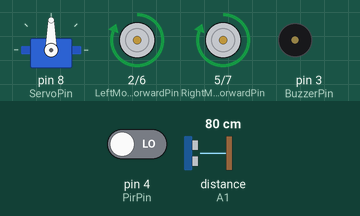
The sketch below on a simulated Arduino Uno, built with avr-gcc and run on an emulated ATmega328P. On the bench: servo, motor-driver pin pairs drawn as motors (green arrow = first pin HIGH = forward, orange = second pin HIGH = backward, longer = more drive), buzzer (waves = sounding). Wiring (inferred from the names in the program): ultrasonic range finder: trigger A0; echo A1. The test bench sets the inputs (shaded band); at power-on: distance to the obstacle (sensor on A1) 80 cm, pin 4 (PirPin) LOW. The echo pulse lasts 58.3 µs per cm; what the sketch prints to the serial monitor is not drawn.

Above: at 2.5 s.
2.6 s: distance to the obstacle (sensor on A1) set to 17 cm
4.1 s: distance to the obstacle (sensor on A1) set to 14 cm
At 5.29 s:
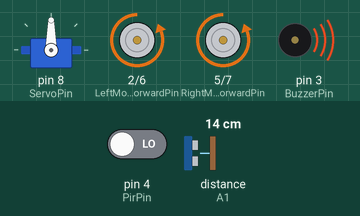
7.1 s: distance to the obstacle (sensor on A1) set to 18 cm
At 7.23 s:
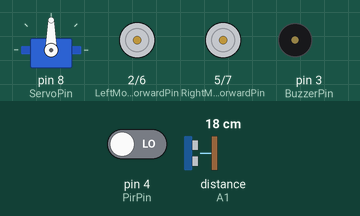
10.1 s: distance to the obstacle (sensor on A1) set to 2 cm
At 10.22 s:
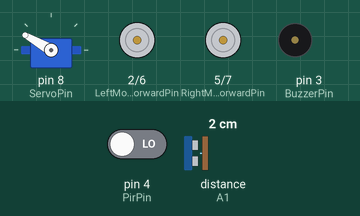
13.1 s: distance to the obstacle (sensor on A1) set to 35 cm
At 13.48 s:
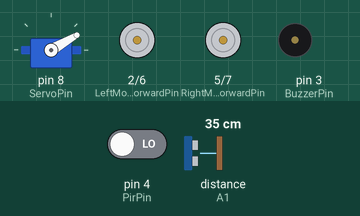
Timing chart, 0 to 16.1 s (numbered marks = the images above; inputs shaded):
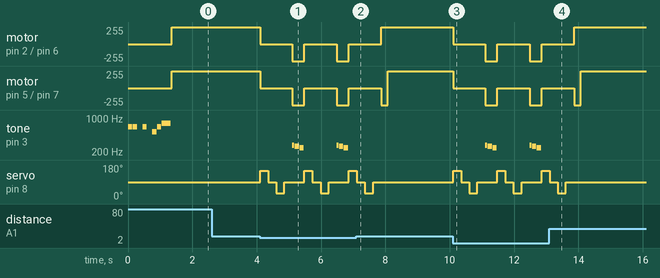

The sketch:

ArduCar.ino
```cpp
#include <Servo.h>
#include "src/Motor.h"
#include "src/Car.h"
#include "src/Driver.h"

// Car
#define LeftMotorForwardPin 2
#define LeftMotorBackwardPin 6
#define RightMotorForwardPin 5
#define RightMotorBackwardPin 7
#define TurnTime 200
#define MoveBackwardTime 200

//Driver
#define BuzzerPin 3
#define PirPin 4
#define ServoPin 8
#define EchoPin A1
#define TrigPin A0
#define ServoCenterAngle 90
#define ServoLookAngle 60

Servo servo;
Motor leftMotor(LeftMotorForwardPin, LeftMotorBackwardPin);
Motor rightMotor(RightMotorForwardPin, RightMotorBackwardPin);
Car car(leftMotor, rightMotor, TurnTime, MoveBackwardTime);
Driver driver(ServoPin, EchoPin, TrigPin, BuzzerPin, PirPin, ServoCenterAngle, ServoLookAngle);

void setup()
{
  Serial.begin(9600);
  car.init();
  driver.init();
}

void loop()
{

  if (driver.move())
  {
    car.moveForward();
  }
  else {
    driver.turnCar(car);
  }

}
```

Car.cpp
```cpp
#include "Car.h"

Car::Car(Motor &leftMotor, Motor &rightMotor, byte turnTime, byte moveBackwardTime)
{
  this->leftMotor = leftMotor;
  this->rightMotor = rightMotor;
  this->turnTime = turnTime;
  this->moveBackwardTime = moveBackwardTime;
}

void Car::init()
{
  leftMotor.init();
  rightMotor.init();
}

void Car::moveForward()
{
  leftMotor.forward();
  rightMotor.forward();
}

void Car::moveBackrward()
{
  leftMotor.backward();
  rightMotor.backward();
 }

void Car::turnLeft()
{
  rightMotor.forward();
  leftMotor.backward();
  delay(turnTime);
  stop();
}

void Car::turnRight()
{
  leftMotor.forward();
  rightMotor.backward();
  delay(turnTime);
  stop();
}

void Car::stop()
{
  leftMotor.stop();
  rightMotor.stop();
}
```

Car.h
```cpp
#ifndef CAR_H
#define CAR_H

#include <Arduino.h>
#include "Motor.h"

class Car
{
  private:
    Motor leftMotor;
    Motor rightMotor;
    byte turnTime;
    byte moveBackwardTime;

  public:
    Car()
    {
      // do not use
    }

    Car(Motor &leftMotor, Motor &rightMotor, byte turnTime, byte moveBackwardTime);

    void init();

    void moveForward();

    void moveBackrward();

    void turnLeft();

    void turnRight();

    void stop();
};

#endif
```

Motor.cpp
```cpp
#include "Motor.h"

Motor::Motor(byte pinForward, byte pinBackward)
{
  this->pinForward = pinForward;
  this->pinBackward = pinBackward;
}

void Motor::init()
{
  pinMode(pinForward, OUTPUT);
  pinMode(pinBackward, OUTPUT);
}

void Motor::forward()
{
  digitalWrite(pinBackward, LOW);
  digitalWrite(pinForward, HIGH);
}

void Motor::backward()
{
  digitalWrite(pinForward, LOW);
  digitalWrite(pinBackward, HIGH);
}

void Motor::stop()
{
  digitalWrite(pinBackward, LOW);
  digitalWrite(pinForward, LOW);
}
```

Motor.h
```cpp
#ifndef MOTOR_H
#define MOTOR_H

#include <Arduino.h>

class Motor
{
  private:
    byte pinForward;
    byte pinBackward;

  public:
    Motor()
    {
      // do not use
    }

    Motor(byte pinForward, byte pinBackward);

    void init();

    void forward();

    void backward();

    void stop();
};

#endif
```

Driver.cpp
```cpp
#include "Driver.h"

Driver::Driver(byte servoPin, byte echoPin, byte triggerPin, byte buzzerPin, byte pirPin, byte centerAngle, byte turnAngle)
{
  this->servoPin = servoPin;
  this->echoPin = echoPin;
  this->triggerPin = triggerPin;
  this->buzzerPin = buzzerPin;
  this->pirPin = pirPin;
  this->centerAngle = centerAngle;
  this->turnAngle = turnAngle;
}

void Driver::init()
{
  servo.attach(servoPin);
  servo.write(centerAngle);
  pinMode(triggerPin, OUTPUT);
  pinMode(echoPin, INPUT);
  pinMode(buzzerPin, OUTPUT);
  pinMode(pirPin, INPUT);
  say(phraseHello, sizeof(phraseHello)/sizeof(phraseHello[0]), 1200);
}

byte Driver::checkDistance()
{
  digitalWrite(triggerPin, LOW);
  delayMicroseconds(2);
  digitalWrite(triggerPin, HIGH);
  delayMicroseconds(10);
  digitalWrite(triggerPin, LOW);
  int cm = (int)(pulseIn(echoPin, HIGH) / 58);
  if (cm > 255)
  {
    cm = 255;
  }
  return (byte)(cm);
}

byte Driver::checkDistance(int angle)
{
  turnHead(centerAngle + angle);
  byte cm = checkDistance();
  turnHead(centerAngle);
  return (byte)(cm);
}

bool Driver::move()
{
  bool retVal = true;
  byte dst = checkDistance();
  if (checkDistance() < MinDistance)
  {
    retVal =  false;
  }
  return retVal;
}

void Driver::turnHead(byte desiredAngle)
{
  servo.write(desiredAngle);
  delay(250);
}

void Driver::say(int *phrase, byte phraseSize, int tempo)
{
  int duration = 0;
  Serial.print(phraseSize);
  Serial.print(',');
  for (int thisNote = 0; thisNote < phraseSize; thisNote += 2)
  {
    duration = tempo / abs(phrase[thisNote + 1]);
    if (phrase[thisNote + 1] < 0)
    {
      duration *= 1.5;
    }
    tone(buzzerPin, phrase[thisNote], duration * 0.9);
    delay(duration);
    Serial.print(phrase[thisNote]);
    Serial.print(',');
  }
  noTone(buzzerPin);
  Serial.println();
}

void Driver::turnCar(Car &car)
{
  car.stop();
  bool movementF = digitalRead(pirPin);
  Serial.print(movementF);
  Serial.print(',');
  byte lft = checkDistance(turnAngle); //look left
  bool movementL = digitalRead(pirPin);
  Serial.print(movementL);
  Serial.print(',');
  byte rgh = checkDistance(- turnAngle); //look right
  bool movementR = digitalRead(pirPin);
  Serial.print(movementR);
  Serial.println(',');
  if ((movementF) || (movementL) || (movementR))
  {
    say(phraseGO, sizeof(phraseGO)/sizeof(phraseGO[0]), 1200);
  }
  if ((lft < MinDistance) && (rgh < MinDistance))
  {
    car.moveBackrward();
    say(phrasePop, sizeof(phrasePop)/sizeof(phrasePop[0]), 1200);
    car.stop();
    turnCar(car);
  }
  else if ((lft > rgh) || (movementR))
  {
    car.turnLeft();
  }
  else
  {
    car.turnRight();
  }

}
```

Driver.h
```cpp
#ifndef DRIVER_H
#define DRIVER_H

#include <Arduino.h>
#include <Servo.h>
#include "Car.h"

#define MinDistance 15
#define NOTE_B0  31
#define NOTE_C1  33
#define NOTE_CS1 35
#define NOTE_D1  37
#define NOTE_DS1 39
#define NOTE_E1  41
#define NOTE_F1  44
#define NOTE_FS1 46
#define NOTE_G1  49
#define NOTE_GS1 52
#define NOTE_A1  55
#define NOTE_AS1 58
#define NOTE_B1  62
#define NOTE_C2  65
#define NOTE_CS2 69
#define NOTE_D2  73
#define NOTE_DS2 78
#define NOTE_E2  82
#define NOTE_F2  87
#define NOTE_FS2 93
#define NOTE_G2  98
#define NOTE_GS2 104
#define NOTE_A2  110
#define NOTE_AS2 117
#define NOTE_B2  123
#define NOTE_C3  131
#define NOTE_CS3 139
#define NOTE_D3  147
#define NOTE_DS3 156
#define NOTE_E3  165
#define NOTE_F3  175
#define NOTE_FS3 185
#define NOTE_G3  196
#define NOTE_GS3 208
#define NOTE_A3  220
#define NOTE_AS3 233
#define NOTE_B3  247
#define NOTE_C4  262
#define NOTE_CS4 277
#define NOTE_D4  294
#define NOTE_DS4 311
#define NOTE_E4  330
#define NOTE_F4  349
#define NOTE_FS4 370
#define NOTE_G4  392
#define NOTE_GS4 415
#define NOTE_A4  440
#define NOTE_AS4 466
#define NOTE_B4  494
#define NOTE_C5  523
#define NOTE_CS5 554
#define NOTE_D5  587
#define NOTE_DS5 622
#define NOTE_E5  659
#define NOTE_F5  698
#define NOTE_FS5 740
#define NOTE_G5  784
#define NOTE_GS5 831
#define NOTE_A5  880
#define NOTE_AS5 932
#define NOTE_B5  988
#define NOTE_C6  1047
#define NOTE_CS6 1109
#define NOTE_D6  1175
#define NOTE_DS6 1245
#define NOTE_E6  1319
#define NOTE_F6  1397
#define NOTE_FS6 1480
#define NOTE_G6  1568
#define NOTE_GS6 1661
#define NOTE_A6  1760
#define NOTE_AS6 1865
#define NOTE_B6  1976
#define NOTE_C7  2093
#define NOTE_CS7 2217
#define NOTE_D7  2349
#define NOTE_DS7 2489
#define NOTE_E7  2637
#define NOTE_F7  2794
#define NOTE_FS7 2960
#define NOTE_G7  3136
#define NOTE_GS7 3322
#define NOTE_A7  3520
#define NOTE_AS7 3729
#define NOTE_B7  3951
#define NOTE_C8  4186
#define NOTE_CS8 4435
#define NOTE_D8  4699
#define NOTE_DS8 4978
#define REST      0

class Driver
{
  private:
    Servo servo;
    byte servoPin;
    byte echoPin;
    byte triggerPin;
    byte buzzerPin;
    byte pirPin;
    byte centerAngle;
    byte turnAngle;
    int phraseHello[16] = {NOTE_E5,8, NOTE_E5,8, REST,8, NOTE_E5,8, REST,8, NOTE_C5,8, NOTE_E5,8, NOTE_G5,4,};
    int phrasePop[6] = {NOTE_CS4,16, NOTE_C4,8, NOTE_B3,8,};
    int phraseGO[26] = {NOTE_C5,-4, NOTE_G4,-4, NOTE_E4,4, NOTE_A4,-8, NOTE_B4,-8, NOTE_A4,-8, NOTE_GS4,-8, NOTE_AS4,-8, NOTE_GS4,-8, NOTE_G4,8, NOTE_D4,8, NOTE_E4,-2,REST,8,};

    byte checkDistance();
    byte checkDistance(int angle);

    void turnHead(byte desiredAngle);

    void say(int *phrase, byte phraseSize, int tempo);

  public:
    Driver()
    {
      // do not use
    }

    Driver(byte servoPin, byte echoPin, byte triggerPin, byte buzzerPin, byte pirPin, byte centerAngle, byte turnAngle);

    void init();

    bool move();

    char makeDecision();

    void turnCar(Car &car);

};

#endif
```

Measured:
- the behaviour switches between 16 and 15 cm on distance to the obstacle (sensor on A1) (found by bisection; images 0 and 1)
- after the input at 2.6 s, every drawn part: stays the same
- after the input at 4.1 s, motor on pin 2 (LeftMotorForwardPin) / pin 6 (LeftMotorBackwardPin), motor on pin 5 (RightMotorForwardPin) / pin 7 (RightMotorBackwardPin): alternates backward 255/255 for 0.38 s and stopped for 1.0 s, starting at once
- after the input at 7.1 s, tone on pin 3 (BuzzerPin): stops changing and stays silent; servo on pin 8 (ServoPin): goes on until 7.6 s, then stays 90°
- after the input at 10.1 s, motor on pin 2 (LeftMotorForwardPin) / pin 6 (LeftMotorBackwardPin), motor on pin 5 (RightMotorForwardPin) / pin 7 (RightMotorBackwardPin): alternates backward 255/255 for 0.38 s and stopped for 1.0 s, starting at once
- after the input at 13.1 s, tone on pin 3 (BuzzerPin): stops changing and stays silent; servo on pin 8 (ServoPin): goes on until 13.6 s, then stays 90°
